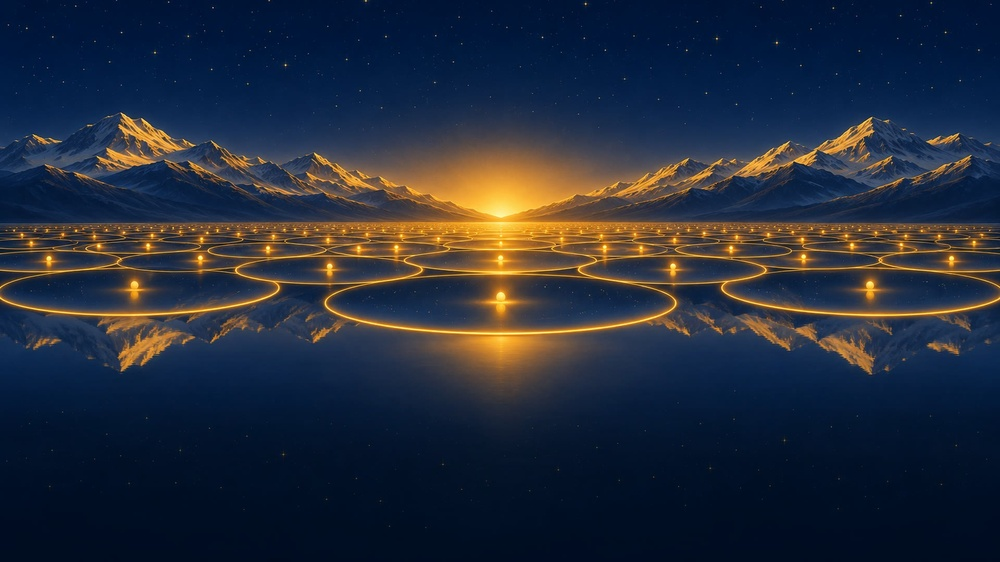
#> input picture assets/plates/s10/circles_of_peace.jpg, 1000 x 562 px, shrunk from 1920 x 1080 before the run
$ python calm_lower_third.py circles_of_peace.jpg great_lamp.jpg great_lamp.jpg
#> lines starting #> are read from the running program, lines starting #| are printed output that depends on the picture
"""Calms the lower third of the song 10 plates (Astra round 2: the lamp's gold road was the brightest thing under
the performers). Below 40 percent of the height from the bottom the picture is dimmed smoothly to 62 percent at
15 percent and below, and highlights there are compressed (no bright glints), so the stage stays quiet.
With "strong" (used for great_lamp, whose reflection road runs to the bottom edge) the road is faded much further
below a third of the height: to 30 percent, with a lower knee.
threads.jpg was also run once more with "strong" on its calmed copy (round 4 review: its lower third was busy).

The originals are in Anthony's Drive folder (Assets/s10/s10_plate1 to s10_plate6). Run once on the originals:
python3 assets/plates/s10/calm_lower_third.py <in.jpg> <out.jpg> [strong]
"""
import sys

import numpy as np
from PIL import Image


def main(src, dst, strong=False):
#> called with src = 'circles_of_peace.jpg', dst = 'great_lamp.jpg', strong = False
    a = np.asarray(Image.open(src).convert("RGB")).astype(np.float32) / 255.0
    h = a.shape[0]
#> h = 562
    yb = 1.0 - (np.arange(h) + 0.5) / h                     # height from the bottom
    if strong:
        u = np.clip((0.40 - yb) / 0.12, 0.0, 1.0)
        floor, knee, slope = 0.70, 0.22, 0.20
    else:
        u = np.clip((0.40 - yb) / 0.25, 0.0, 1.0)
#> u = 562 values from 0 to 1
        floor, knee, slope = 0.38, 0.42, 0.35
    u = u * u * (3 - 2 * u)
    dim = (1.0 - floor * u)[:, None, None]
    lum = a.mean(axis=2, keepdims=True)
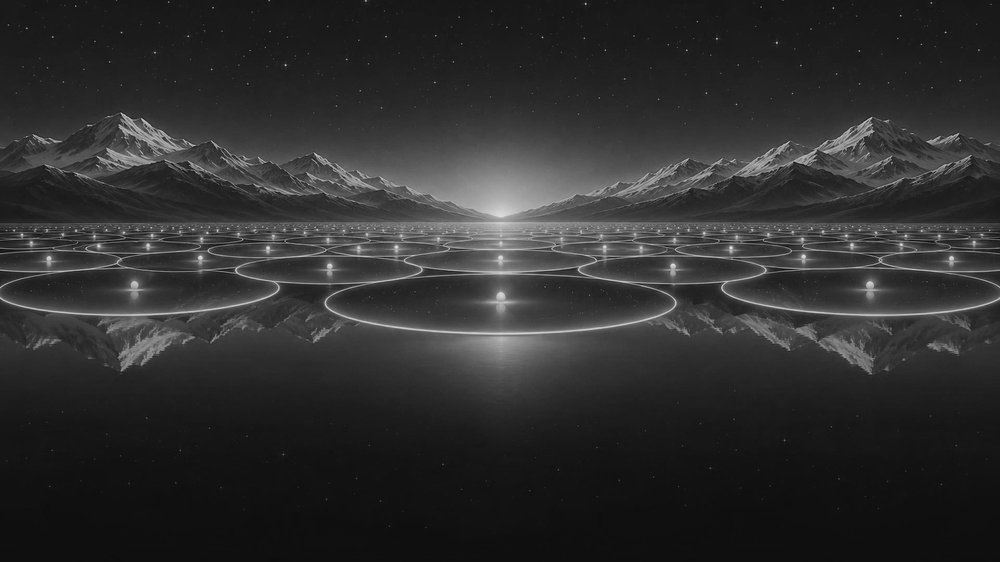
#> lum: shape (562, 1000, 1) float32; min 0.0144, max 0.867, mean 0.183
    comp = np.where(lum > knee, knee + (lum - knee) * slope, lum) / np.maximum(lum, 1e-4)
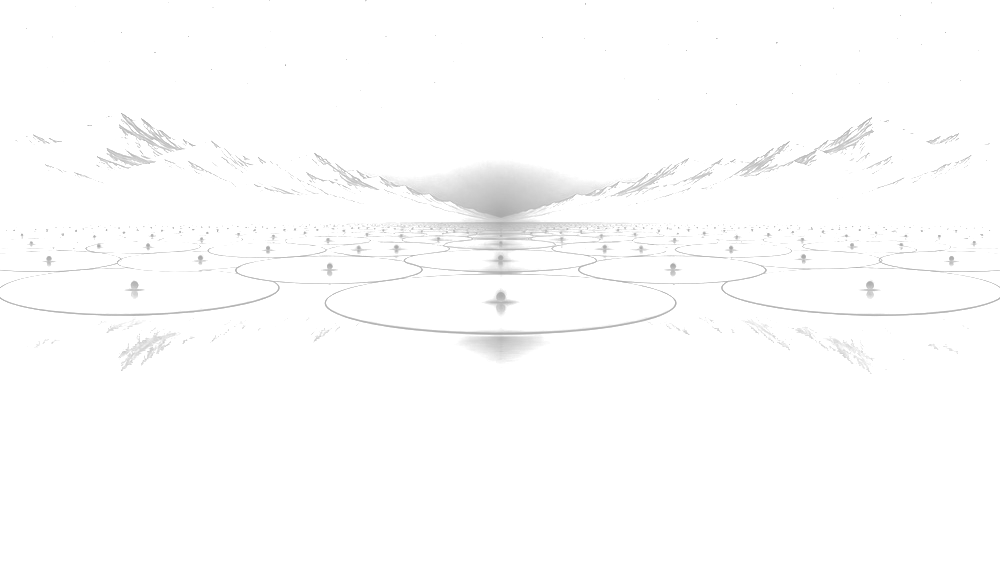
#> comp: shape (562, 1000, 1) float32; min 0.665, max 1, mean 0.992
    k = u[:, None, None]
#> k = 562 values from 0 to 1
    a = a * (1 - k + k * comp) * dim
    Image.fromarray((np.clip(a, 0, 1) * 255 + 0.5).astype(np.uint8)).save(dst, quality=90)


if __name__ == "__main__":
    main(sys.argv[1], sys.argv[2], len(sys.argv) > 3 and sys.argv[3] == "strong")

$ run again, on assets/plates/s10/mirror_night.jpg
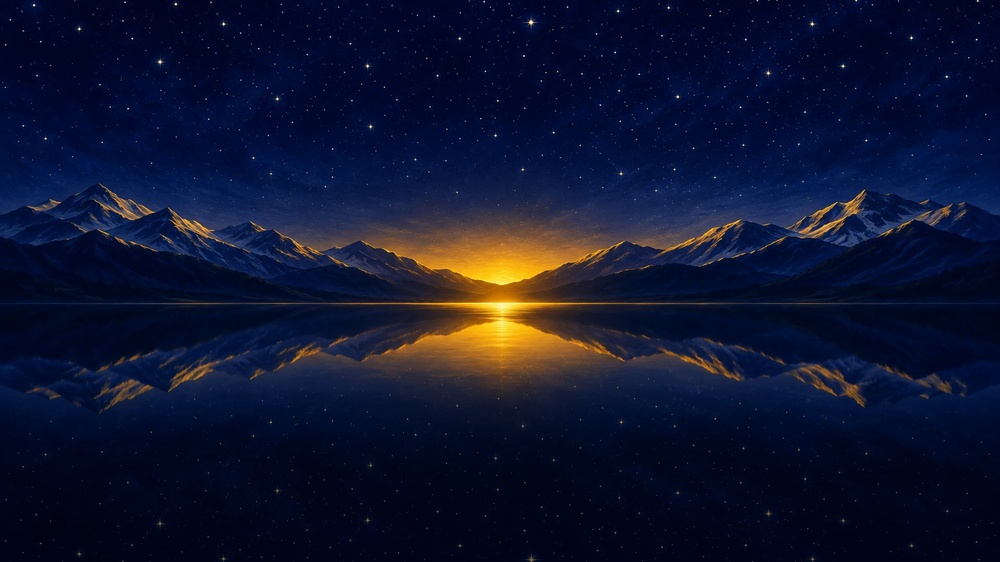
#> input picture assets/plates/s10/mirror_night.jpg, 1000 x 562 px, shrunk from 1920 x 1080 before the run
#> in main, `lum = a.mean(axis=2, keepdims=True)`:
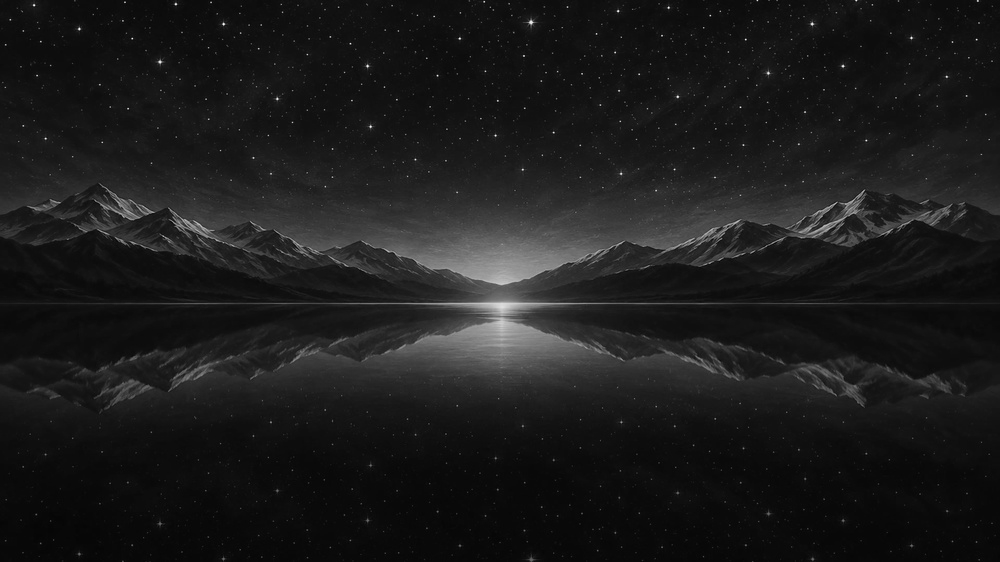
#> lum: shape (562, 1000, 1) float32; min 0.0144, max 0.978, mean 0.108
#> in main, `comp = np.where(lum > knee, knee + (lum - knee) * slope, lum) / np.max..`:
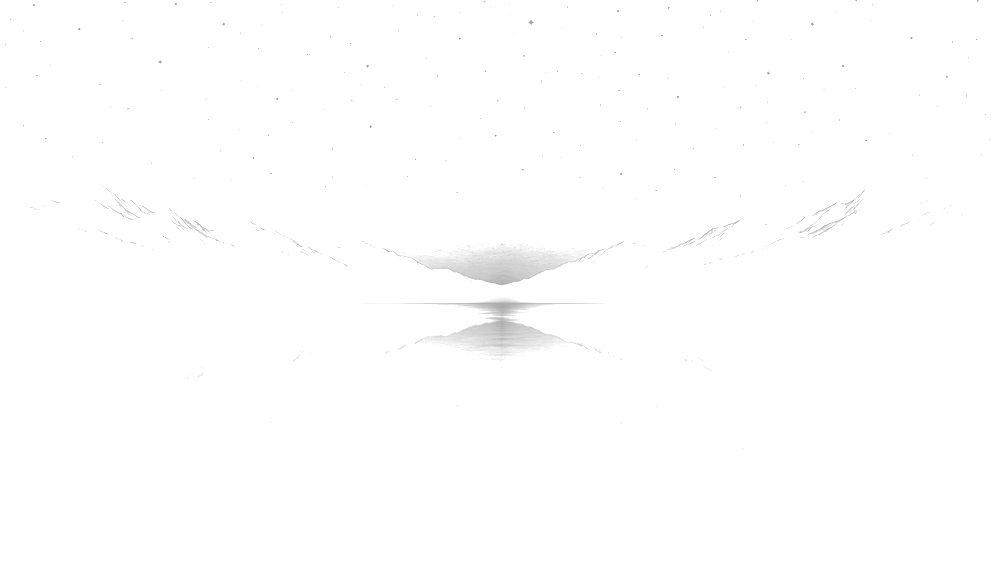
#> comp: shape (562, 1000, 1) float32; min 0.629, max 1, mean 0.997

$ run again, on assets/plates/s10/restless_night.jpg
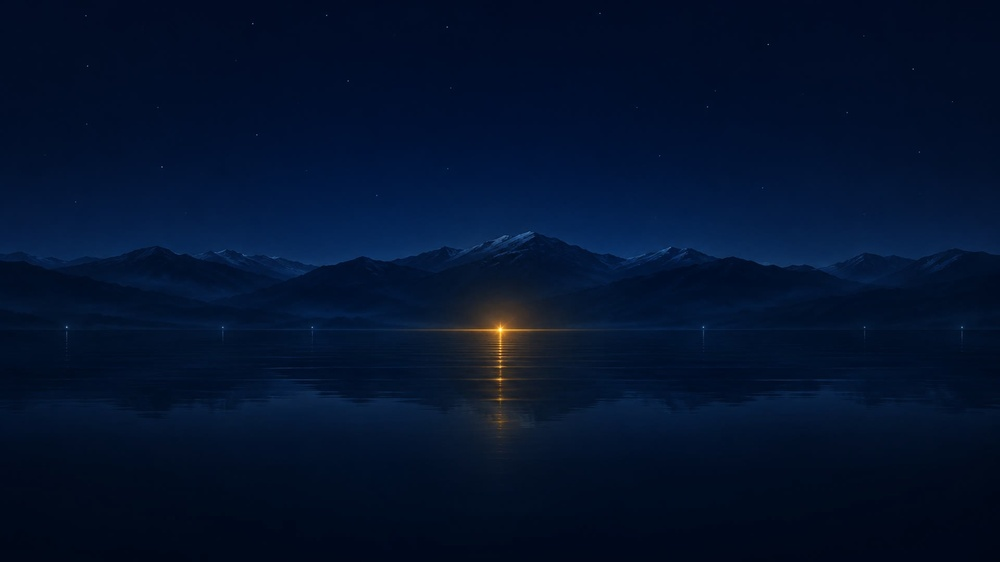
#> input picture assets/plates/s10/restless_night.jpg, 1000 x 562 px, shrunk from 1920 x 1080 before the run
#> in main, `lum = a.mean(axis=2, keepdims=True)`:
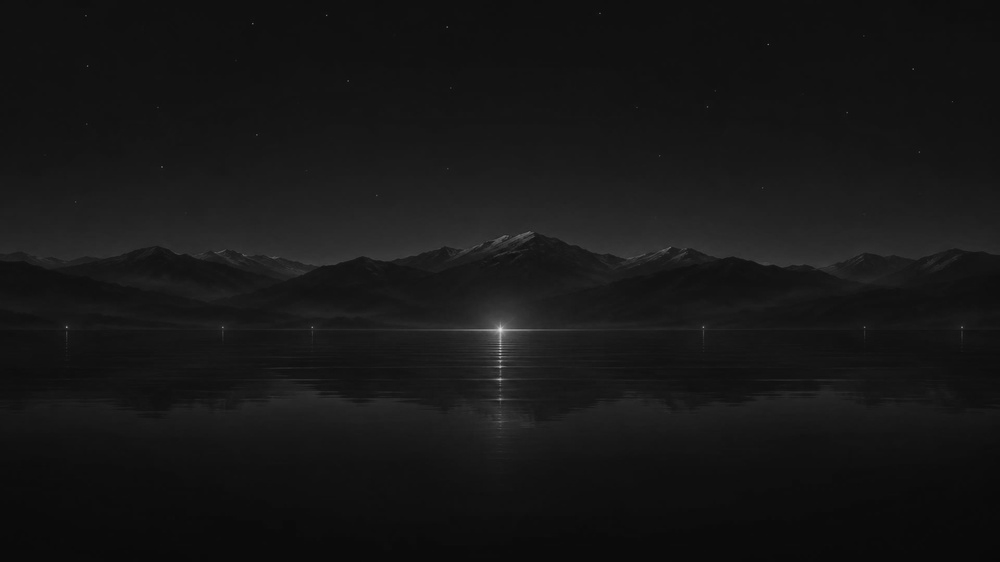
#> lum: shape (562, 1000, 1) float32; min 0.034, max 0.894, mean 0.089

$ run again, on assets/plates/s10/threads.jpg
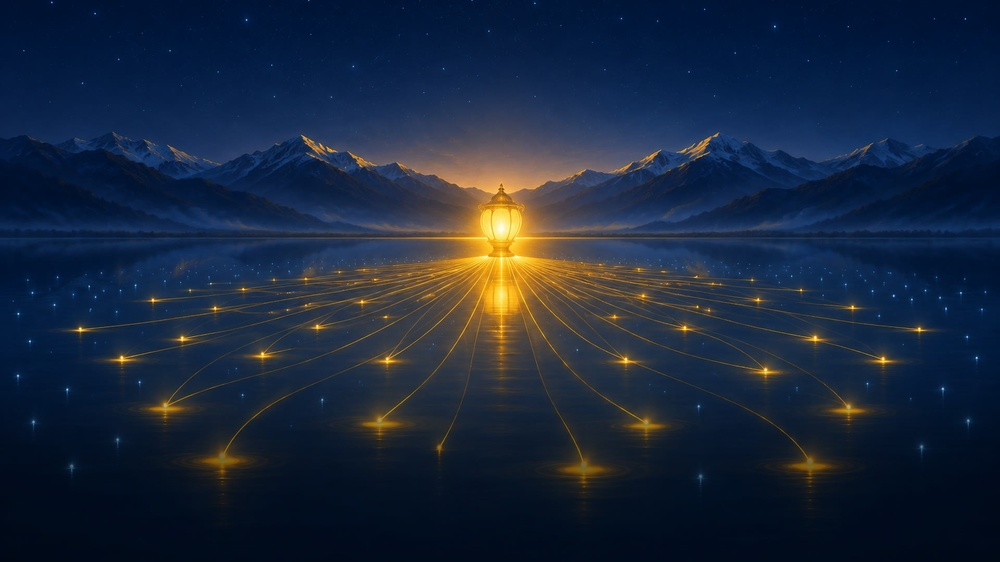
#> input picture assets/plates/s10/threads.jpg, 1000 x 562 px, shrunk from 1920 x 1080 before the run
#> in main, `comp = np.where(lum > knee, knee + (lum - knee) * slope, lum) / np.max..`:
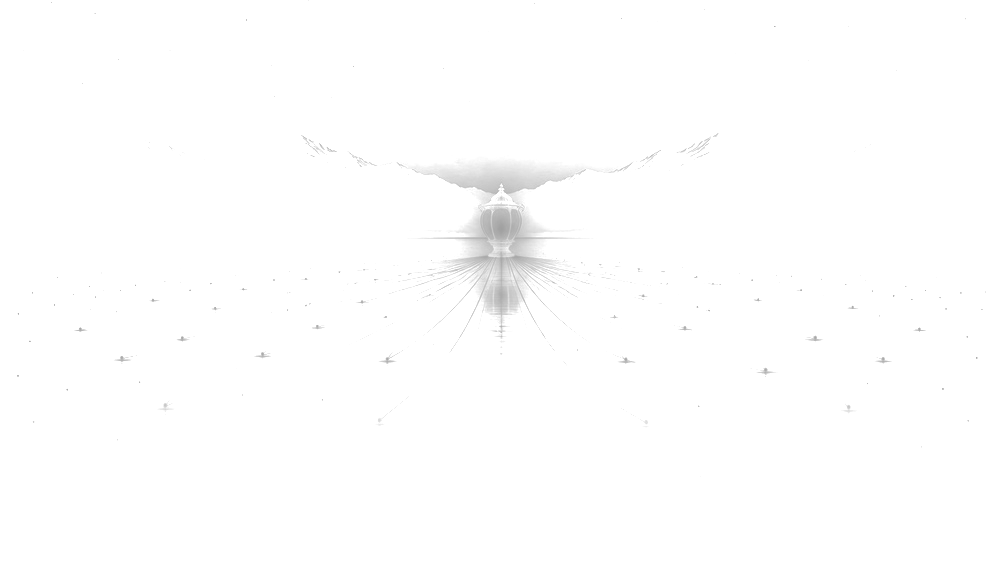
#> comp: shape (562, 1000, 1) float32; min 0.63, max 1, mean 0.996
#> in main, `Image.fromarray((np.clip(a, 0, 1) * 255 + 0.5).astype(np.uint8)).save(..`:
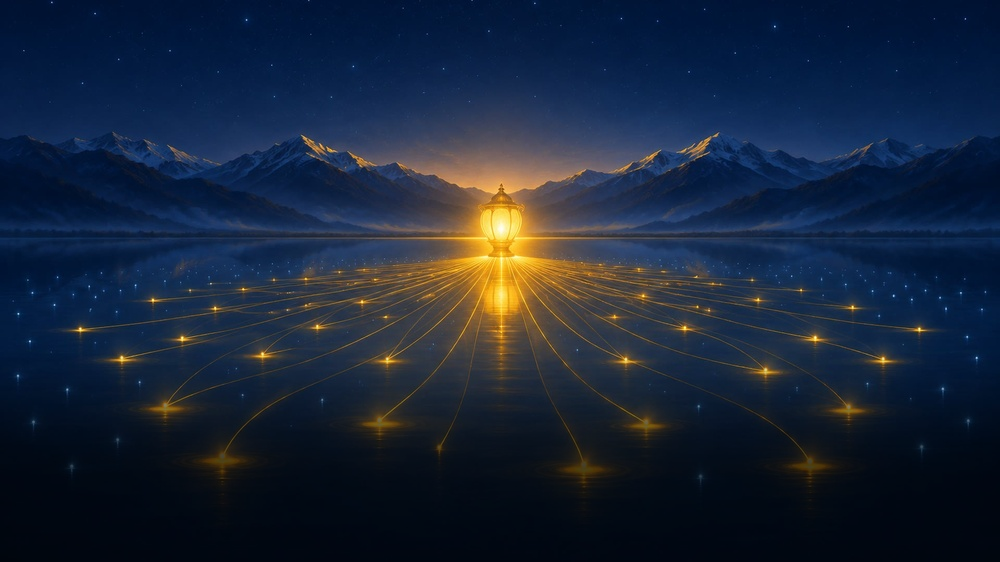
#> saved as threads.jpg: PIL image 1000x562 RGB; mean R, G, B 24.9, 37, 56.6
